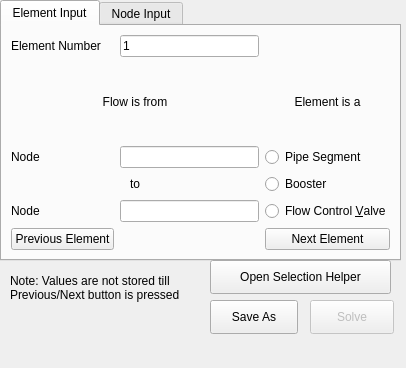
<?xml version="1.0" encoding="UTF-8"?>
<ui version="4.0">
 <class>Detail_Input</class>
 <widget class="QMainWindow" name="Detail_Input">
  <property name="geometry">
   <rect>
    <x>0</x>
    <y>0</y>
    <width>406</width>
    <height>368</height>
   </rect>
  </property>
  <property name="windowTitle">
   <string>MainWindow</string>
  </property>
  <widget class="QWidget" name="centralwidget">
   <widget class="QPushButton" name="slve_pb">
    <property name="enabled">
     <bool>false</bool>
    </property>
    <property name="geometry">
     <rect>
      <x>310</x>
      <y>300</y>
      <width>84</width>
      <height>34</height>
     </rect>
    </property>
    <property name="text">
     <string>Solve</string>
    </property>
   </widget>
   <widget class="QLabel" name="label_8">
    <property name="geometry">
     <rect>
      <x>10</x>
      <y>270</y>
      <width>193</width>
      <height>36</height>
     </rect>
    </property>
    <property name="text">
     <string>Note: Values are not stored till
Previous/Next button is pressed</string>
    </property>
   </widget>
   <widget class="QTabWidget" name="tabWidget">
    <property name="geometry">
     <rect>
      <x>0</x>
      <y>0</y>
      <width>401</width>
      <height>261</height>
     </rect>
    </property>
    <property name="currentIndex">
     <number>0</number>
    </property>
    <widget class="QWidget" name="tab">
     <attribute name="title">
      <string>Element Input</string>
     </attribute>
     <layout class="QGridLayout" name="gridLayout_4">
      <item row="0" column="0">
       <layout class="QGridLayout" name="gridLayout" columnstretch="0,0,0">
        <property name="sizeConstraint">
         <enum>QLayout::SetDefaultConstraint</enum>
        </property>
        <item row="2" column="0">
         <widget class="QLabel" name="label">
          <property name="text">
           <string>Node</string>
          </property>
         </widget>
        </item>
        <item row="0" column="0">
         <widget class="QLabel" name="label_2">
          <property name="text">
           <string>Element Number</string>
          </property>
         </widget>
        </item>
        <item row="0" column="1">
         <widget class="QLineEdit" name="E_le">
          <property name="text">
           <string>1</string>
          </property>
          <property name="readOnly">
           <bool>true</bool>
          </property>
         </widget>
        </item>
        <item row="5" column="2">
         <widget class="QPushButton" name="nxt_elmnt_pb">
          <property name="text">
           <string>Next Element</string>
          </property>
         </widget>
        </item>
        <item row="4" column="2">
         <widget class="QRadioButton" name="fcv_rb">
          <property name="text">
           <string>Flow Control &amp;Valve</string>
          </property>
         </widget>
        </item>
        <item row="5" column="0">
         <widget class="QPushButton" name="prvs_elmnt_pb">
          <property name="text">
           <string>Previous Element</string>
          </property>
         </widget>
        </item>
        <item row="3" column="2">
         <widget class="QRadioButton" name="booster_rb">
          <property name="text">
           <string>Booster</string>
          </property>
         </widget>
        </item>
        <item row="1" column="2">
         <widget class="QLabel" name="label_7">
          <property name="text">
           <string>Element is a</string>
          </property>
          <property name="alignment">
           <set>Qt::AlignCenter</set>
          </property>
         </widget>
        </item>
        <item row="2" column="1">
         <widget class="QLineEdit" name="nde_f_le"/>
        </item>
        <item row="3" column="0" colspan="2">
         <widget class="QLabel" name="label_5">
          <property name="text">
           <string>to</string>
          </property>
          <property name="alignment">
           <set>Qt::AlignCenter</set>
          </property>
         </widget>
        </item>
        <item row="4" column="1">
         <widget class="QLineEdit" name="nde_s_le"/>
        </item>
        <item row="2" column="2">
         <widget class="QRadioButton" name="pipe_sgmnt_rb">
          <property name="text">
           <string>Pipe Segment</string>
          </property>
         </widget>
        </item>
        <item row="4" column="0">
         <widget class="QLabel" name="label_6">
          <property name="text">
           <string>Node</string>
          </property>
         </widget>
        </item>
        <item row="1" column="0" colspan="2">
         <widget class="QLabel" name="label_4">
          <property name="text">
           <string>Flow is from</string>
          </property>
          <property name="alignment">
           <set>Qt::AlignCenter</set>
          </property>
         </widget>
        </item>
       </layout>
      </item>
     </layout>
    </widget>
    <widget class="QWidget" name="tab_2">
     <attribute name="title">
      <string>Node Input</string>
     </attribute>
     <widget class="QWidget" name="gridLayoutWidget_2">
      <property name="geometry">
       <rect>
        <x>60</x>
        <y>10</y>
        <width>251</width>
        <height>231</height>
       </rect>
      </property>
      <layout class="QGridLayout" name="gridLayout_2">
       <item row="0" column="1">
        <widget class="QLineEdit" name="nde_nmbr_le">
         <property name="text">
          <string>1</string>
         </property>
         <property name="alignment">
          <set>Qt::AlignLeading|Qt::AlignLeft|Qt::AlignVCenter</set>
         </property>
        </widget>
       </item>
       <item row="0" column="0">
        <widget class="QLabel" name="label_3">
         <property name="text">
          <string>Node Number</string>
         </property>
         <property name="alignment">
          <set>Qt::AlignCenter</set>
         </property>
        </widget>
       </item>
       <item row="3" column="1">
        <widget class="QPushButton" name="nxt_nde_pb">
         <property name="text">
          <string>Next Node</string>
         </property>
        </widget>
       </item>
       <item row="2" column="0">
        <widget class="QRadioButton" name="flw_nde_rb">
         <property name="text">
          <string>F&amp;low into Node</string>
         </property>
        </widget>
       </item>
       <item row="2" column="1">
        <widget class="QLineEdit" name="flw_nde_le">
         <property name="enabled">
          <bool>false</bool>
         </property>
        </widget>
       </item>
       <item row="1" column="0">
        <widget class="QRadioButton" name="head_nde_rb">
         <property name="text">
          <string>Head at Node</string>
         </property>
        </widget>
       </item>
       <item row="1" column="1">
        <widget class="QLineEdit" name="head_nde_le">
         <property name="enabled">
          <bool>false</bool>
         </property>
        </widget>
       </item>
       <item row="3" column="0">
        <widget class="QPushButton" name="prv_nde_pb">
         <property name="text">
          <string>Previous Node</string>
         </property>
        </widget>
       </item>
      </layout>
     </widget>
    </widget>
   </widget>
   <widget class="QPushButton" name="save_as_pb">
    <property name="geometry">
     <rect>
      <x>210</x>
      <y>300</y>
      <width>88</width>
      <height>34</height>
     </rect>
    </property>
    <property name="text">
     <string>Save As</string>
    </property>
   </widget>
   <widget class="QPushButton" name="slctn_hlpr">
    <property name="geometry">
     <rect>
      <x>210</x>
      <y>260</y>
      <width>181</width>
      <height>34</height>
     </rect>
    </property>
    <property name="text">
     <string>Open Selection Helper</string>
    </property>
   </widget>
  </widget>
  <widget class="QMenuBar" name="menubar">
   <property name="geometry">
    <rect>
     <x>0</x>
     <y>0</y>
     <width>406</width>
     <height>30</height>
    </rect>
   </property>
  </widget>
 </widget>
 <tabstops>
  <tabstop>E_le</tabstop>
  <tabstop>nde_f_le</tabstop>
  <tabstop>nde_s_le</tabstop>
  <tabstop>pipe_sgmnt_rb</tabstop>
  <tabstop>booster_rb</tabstop>
  <tabstop>fcv_rb</tabstop>
  <tabstop>nxt_elmnt_pb</tabstop>
  <tabstop>prvs_elmnt_pb</tabstop>
  <tabstop>nde_nmbr_le</tabstop>
  <tabstop>head_nde_rb</tabstop>
  <tabstop>head_nde_le</tabstop>
  <tabstop>flw_nde_rb</tabstop>
  <tabstop>flw_nde_le</tabstop>
  <tabstop>prv_nde_pb</tabstop>
  <tabstop>nxt_nde_pb</tabstop>
  <tabstop>slctn_hlpr</tabstop>
  <tabstop>save_as_pb</tabstop>
  <tabstop>tabWidget</tabstop>
  <tabstop>slve_pb</tabstop>
 </tabstops>
 <resources/>
 <connections/>
</ui>
